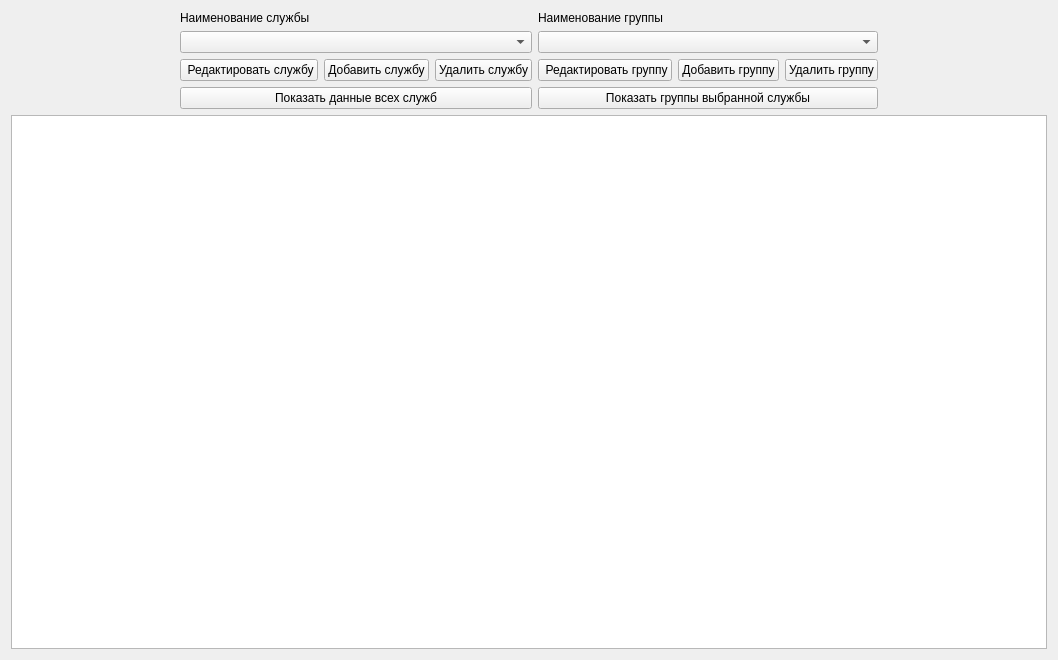
<?xml version="1.0" encoding="UTF-8"?>
<ui version="4.0">
 <class>DivisionReportWidget</class>
 <widget class="QWidget" name="DivisionReportWidget">
  <property name="geometry">
   <rect>
    <x>0</x>
    <y>0</y>
    <width>1058</width>
    <height>660</height>
   </rect>
  </property>
  <property name="windowTitle">
   <string>Form</string>
  </property>
  <layout class="QVBoxLayout" name="verticalLayout_4">
   <item>
    <layout class="QVBoxLayout" name="verticalLayout_3">
     <item>
      <layout class="QHBoxLayout" name="horizontalLayout_3">
       <item>
        <spacer name="horizontalSpacer_3">
         <property name="orientation">
          <enum>Qt::Orientation::Horizontal</enum>
         </property>
         <property name="sizeHint" stdset="0">
          <size>
           <width>40</width>
           <height>20</height>
          </size>
         </property>
        </spacer>
       </item>
       <item>
        <layout class="QVBoxLayout" name="verticalLayout">
         <item>
          <widget class="QLabel" name="label_division_list_title">
           <property name="text">
            <string>Наименование службы</string>
           </property>
          </widget>
         </item>
         <item>
          <widget class="QComboBox" name="comboBox_division_list"/>
         </item>
         <item>
          <layout class="QHBoxLayout" name="horizontalLayout">
           <item>
            <widget class="QPushButton" name="pushButton_edit_division">
             <property name="text">
              <string> Редактировать службу</string>
             </property>
            </widget>
           </item>
           <item>
            <widget class="QPushButton" name="pushButton_add_division">
             <property name="text">
              <string>Добавить службу</string>
             </property>
            </widget>
           </item>
           <item>
            <widget class="QPushButton" name="pushButton_remove_division">
             <property name="text">
              <string>Удалить службу</string>
             </property>
            </widget>
           </item>
          </layout>
         </item>
         <item>
          <widget class="QPushButton" name="pushButton_show_all_divisions">
           <property name="text">
            <string>Показать данные всех служб</string>
           </property>
          </widget>
         </item>
        </layout>
       </item>
       <item>
        <layout class="QVBoxLayout" name="verticalLayout_2">
         <item>
          <widget class="QLabel" name="label_department_list_title">
           <property name="text">
            <string>Наименование группы</string>
           </property>
          </widget>
         </item>
         <item>
          <widget class="QComboBox" name="comboBox_department_list"/>
         </item>
         <item>
          <layout class="QHBoxLayout" name="horizontalLayout_2">
           <item>
            <widget class="QPushButton" name="pushButton_edit_department">
             <property name="text">
              <string> Редактировать группу</string>
             </property>
            </widget>
           </item>
           <item>
            <widget class="QPushButton" name="pushButton_add_department">
             <property name="text">
              <string>Добавить группу</string>
             </property>
            </widget>
           </item>
           <item>
            <widget class="QPushButton" name="pushButton_remove_department">
             <property name="text">
              <string>Удалить группу</string>
             </property>
            </widget>
           </item>
          </layout>
         </item>
         <item>
          <widget class="QPushButton" name="pushButton_show_departments_of_division">
           <property name="text">
            <string>Показать группы выбранной службы</string>
           </property>
          </widget>
         </item>
        </layout>
       </item>
       <item>
        <spacer name="horizontalSpacer_2">
         <property name="orientation">
          <enum>Qt::Orientation::Horizontal</enum>
         </property>
         <property name="sizeHint" stdset="0">
          <size>
           <width>40</width>
           <height>20</height>
          </size>
         </property>
        </spacer>
       </item>
      </layout>
     </item>
     <item>
      <widget class="QTableView" name="tableView_division_data_table"/>
     </item>
    </layout>
   </item>
  </layout>
 </widget>
 <resources/>
 <connections/>
</ui>
